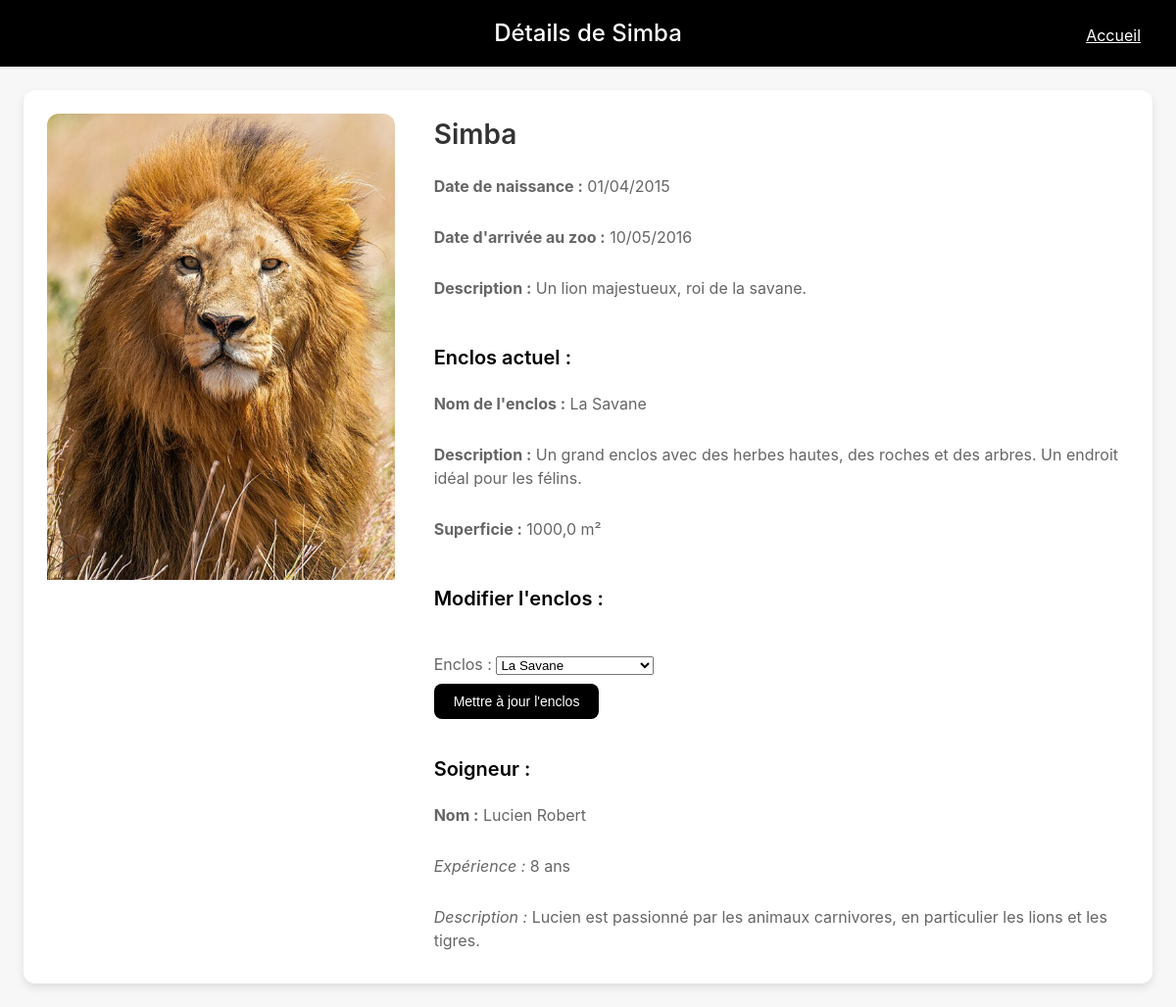
The page /animal/1/ on the database its author committed.
### zoo/models.py (models this page shows, shortened)
class Animal(models.Model):
    nom = models.CharField(max_length=100)
    description = models.CharField(max_length=1000)
    enclos = models.ForeignKey('Enclos', on_delete=models.CASCADE)
    soigneur = models.ForeignKey('Soigneur', on_delete=models.CASCADE, null=True, blank=True)
    date_naissance = models.DateField()
    date_arrivee = models.DateField(null=True, blank=True)
    image = models.ImageField(upload_to='images/', null=True, blank=True)

class Enclos(models.Model):
    nom = models.CharField(max_length=100)
    description = models.CharField(max_length=1000)
    superficie = models.FloatField(help_text="Superficie en m²")
    image = models.ImageField(upload_to='images/', null=True, blank=True)
    def __str__(self):
        return self.nom

class Soigneur(models.Model):
    nom = models.CharField(max_length=100)
    experience = models.IntegerField(help_text="Nombre d'années d'expérience")
    description = models.CharField(max_length=1000)

### zoo/views.py (the view)
# urls.py: path('animal/<int:animal_id>/', views.detail_animal, name='detail_animal'),
def detail_animal(request, animal_id):
    animal = get_object_or_404(Animal, id=animal_id)
    if request.method == 'POST':
        form = ChangeEnclosForm(request.POST, instance=animal)
        if form.is_valid():
            form.save()
            return redirect('detail_animal', animal_id=animal.id)
    else:
        form = ChangeEnclosForm(instance=animal)
    context = {
        'animal': animal,
        'form': form,
    }
    return render(request, 'zoo/detail_animal.html', context)

### zoo/forms.py
class ChangeEnclosForm(forms.ModelForm):
    class Meta:
        model = Animal
        fields = ['enclos']

### zoo/templates/zoo/detail_animal.html (shortened to what this page needs)
{% load static %}
{% block extra_head %}
    <link rel="stylesheet" href="{% static 'css/detail_animal.css' %}">
{% endblock %}
{% block content %}
    <header class="header">
        <h1>Détails de {{ animal.nom }}</h1>
        <a href="{% url 'index' %}" class="event-button">Accueil</a>
    </header>
    <main class="container">
        <section class="section animal-detail">
            <article class="animal-card">
                <div class="animal-image">
                    {% if animal.image %}
                        <img src="{{ animal.image.url }}" alt="Image de {{ animal.nom }}">
                    {% else %}
                        <h1>Pas d'image pour cet animal</h1>
                    {% endif %}
                </div>
                <div class="animal-info">
                    <h3>{{ animal.nom }}</h3>
                    <p><strong>Date de naissance :</strong> {{ animal.date_naissance|date:"d/m/Y" }}</p>
                    <p><strong>Date d'arrivée au zoo :</strong> {{ animal.date_arrivee|date:"d/m/Y" }}</p>
                    <p><strong>Description :</strong> {{ animal.description }}</p>
                    <h4>Enclos actuel :</h4>
                    <p><strong>Nom de l'enclos :</strong> {{ animal.enclos.nom }}</p>
                    <p><strong>Description :</strong> {{ animal.enclos.description }}</p>
                    <p><strong>Superficie :</strong> {{ animal.enclos.superficie }} m²</p>
                    <h4>Modifier l'enclos :</h4>
                    <form method="POST">
                        {{ form.as_p }}
                        <button type="submit">Mettre à jour l'enclos</button>
                    </form>
                    <h4>Soigneur :</h4>
                    <p><strong>Nom :</strong> {{ animal.soigneur.nom }}</p>
                    <p><em>Expérience :</em> {{ animal.soigneur.experience }} ans</p>
                    <p><em>Description :</em> {{ animal.soigneur.description }}</p>
                </div>
            </article>
        </section>
    </main>
{% endblock %}

### zoo/static/css/detail_animal.css (style rules this page uses)
* { margin: 0; padding: 0; box-sizing: border-box; }
.header { background-color: black; padding: 16px 24px; box-shadow: 0 1px 3px rgba(0, 0, 0, 0.1); position: sticky; top: 0; z-index: 100; text-align: center; color: white; }
.header h1 { font-size: 24px; font-weight: 500; }
.container { max-width: 1200px; margin: 0 auto; padding: 24px; }
.animal-card { display: flex; flex-wrap: wrap; gap: 20px; padding: 24px; background-color: white; border-radius: 12px; box-shadow: 0 4px 8px rgba(0, 0, 0, 0.1); }
.animal-image { flex: 1; max-width: 400px; overflow: hidden; border-radius: 12px; margin-right: 20px; }
.animal-image img { width: 100%; height: auto; object-fit: cover; }
.animal-info { flex: 2; display: flex; flex-direction: column; gap: 12px; }
.animal-info h3 { font-size: 28px; font-weight: 600; color: #333; }
.animal-info p { margin: 8px 0; line-height: 1.5; color: #666; }
form { margin-top: 20px; }
form button { background-color: #000; color: white; padding: 10px 20px; border: none; border-radius: 8px; cursor: pointer; font-size: 14px; font-weight: 500; transition: background-color 0.2s; }
h4 { margin-top: 24px; font-size: 20px; font-weight: 600; color: black; }
.event-button { background-color: #000; color: white; padding: 8px 16px; border: none; border-radius: 4px; cursor: pointer; position: absolute; right: 20px; top: 16px; }

### rows shown on the page
Animal: nom "Simba", image (picture), date_naissance "01/04/2015", date_arrivee "10/05/2016", description "Un lion majestueux, roi de la savane.", enclos.nom "La Savane", enclos.description "Un grand enclos avec des herbes hautes, des roches et des arbres. Un endroit idéal pour les félins.", enclos.superficie "1000,0", enclos "La Savane", soigneur.nom "Lucien Robert", soigneur.experience "8", soigneur.description "Lucien est passionné par les animaux carnivores, en particulier les lions et les tigres."
